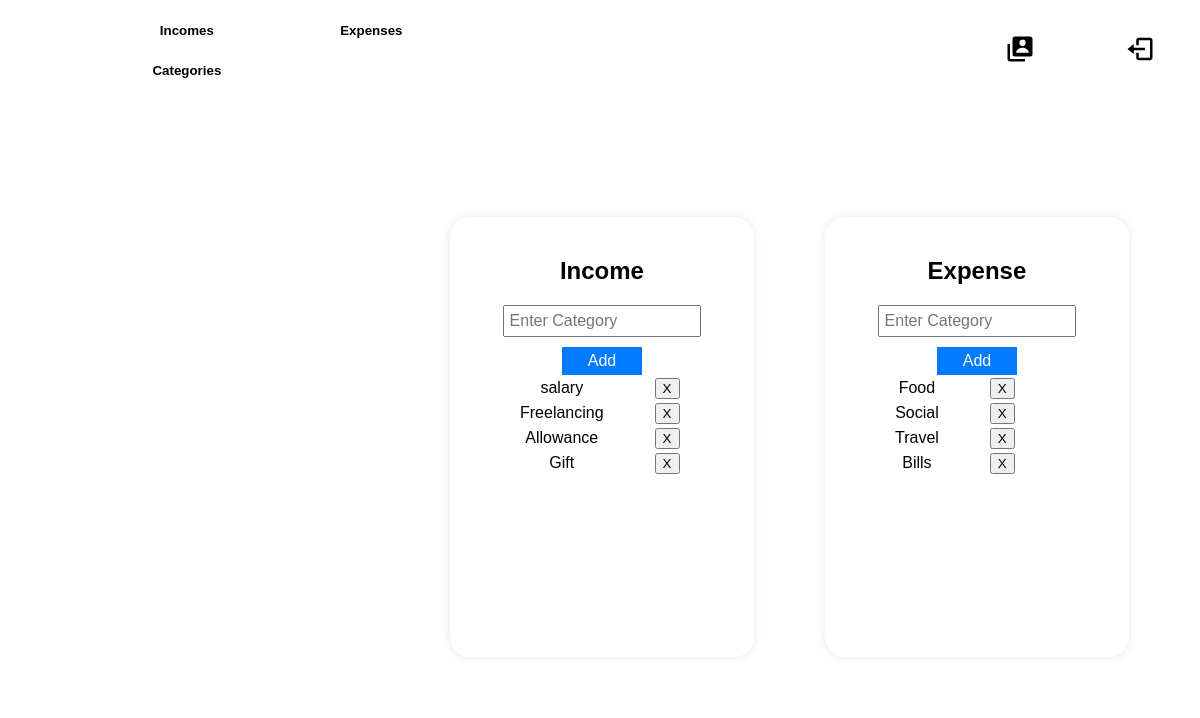
Before: /settings (signed in) with the older database file.
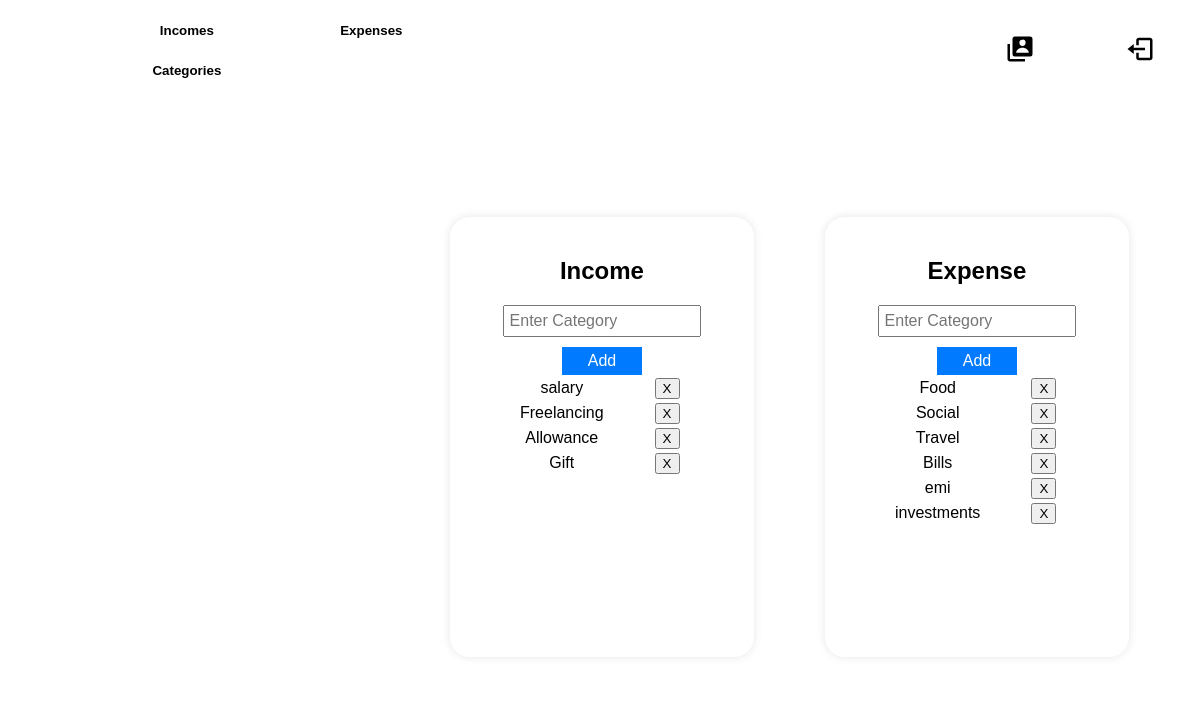
After: the same page with the newer database file.
### FinTech/models.py (models this page shows)
class IncomeCategory(models.Model):
    name = models.CharField(max_length=50)
    user = models.ForeignKey(User, related_name='user_inc_catg', on_delete=models.CASCADE)
    def __str__(self):
        return self.name

class ExpenseCategory(models.Model):
    name = models.CharField(max_length=50)
    user = models.ForeignKey(User, related_name='user_exp_catg', on_delete=models.CASCADE)
    def __str__(self):
        return self.name

### FinTech/views.py (the view)
# urls.py: path('settings',views.settings,name="settings"),
def settings(request):
    if request.user.is_authenticated:
        profile = request.user
        expense_categories = ExpenseCategory.objects.filter(user=profile)
        income_categories = IncomeCategory.objects.filter(user=profile)
        if request.method == "POST":
            profile.first_name = request.POST['first_name']
            profile.last_name = request.POST['last_name']
            profile.email = request.POST['email']
            profile.save()
            return redirect("/profile")
        return render(request, "settings.html", {"profile": profile, "expense_categories": expense_categories, "income_categories": income_categories})
    return redirect("/")

### templates/settings.html (shortened to what this page needs)
{% load static %}
<!DOCTYPE html>
<html lang="en">
<head>
    <link rel="stylesheet" href="{% static 'css/setting.css' %}" type="text/css" media="all" >
    <link rel="stylesheet" href="{% static 'css/nav.css' %}" type="text/css" media="all" >
</head>
<body>
<nav class="nav">
    <a href="/dashboard" id="logo"><h1>FinTech.</h1></a>
     <div class="nav-button">
         <button class="btn" id="Income" onclick="location.href='/incomes'">Incomes</button>
         <button class="btn" id="Expense" onclick="location.href='/expenses'">Expenses</button>
         <button class="btn" id="Setting" onclick="location.href='/settings'">Categories</button>
     </div>
     <div class="nav-logo">
         <button class="btn left" id="Profile" onclick="location.href='/profile'"><img/></button>
         <button class="btn left" id="Logout" onclick="location.href='/logout'"><img/></button>
     </div>
 </nav>
    <div class="main-container">
        <div class="container">
            <form method="post" action="/add-income-category">
                <h2>Income</h2>
                <input type="text" id="income" name="name" class="input-field" placeholder="Enter Category">
                <input type="submit" value="Add" class="add-button">
            </form>
            <table>
                {% for category in income_categories %}
                    <tr>
                        <td style="padding-right: 3em;padding-left: 3em;">{{category}}</td>
                        <td><button class="btn" onclick="location.href='/remove-income-category/{{category.id}}'">X</button></td>
                    </tr>
                {% endfor %}
            </table>
        </div>
        <div class="container">
            <form method="post" action="/add-expense-category">
                <h2>Expense</h2>
                <input type="text" id="expense" name="name" class="input-field" placeholder="Enter Category">
                <input type="submit" value="Add" class="add-button">
            </form>
            <table>
                {% for category in expense_categories %}
                    <tr>
                        <td style="padding-right: 3em;padding-left: 3em;">{{category}}</td>
                        <td><button class="btn" onclick="location.href='/remove-expense-category/{{category.id}}'">X</button></td>
                    </tr>
                {% endfor %}
            </table>
        </div>
    </div>
</body>
</html>

Changed rows visible on the page:
added ExpenseCategory: name "emi"
added ExpenseCategory: name "investments"
